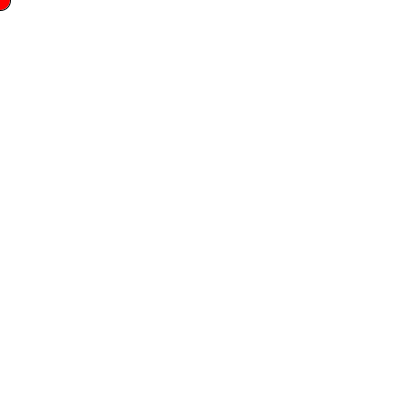
Frame 1 (no input)
Frame 60 (the mouse pressed at the canvas centre just before this capture): identical to frame 1, image omitted
Frame 120 (the mouse held since frame 60 and released just before this capture): identical to frame 1, image omitted

The Processing sketch that drew this single still picture (run headless with seeded random() and noise(); from frame 60 on, the mouse is pressed at the canvas centre):

// Processing sketch: living_line_2_java
// ── living_line_2_java.pde
//Exercises: Arrays
//Living Line 2

int xPos[]= new int[100];
int yPos[]= new int[100];

int p=0;

void setup() {
  size(400, 400);
  background(255);
}

void draw() {
  background(255);
  fill(255, 0, 0);
  
   for (int i=0; i<99; i++) { 
    line(xPos[i], yPos[i], xPos[i+1], yPos[i+1]); //draw line for all the points on the array
   }
   
  ellipse(xPos[p], yPos[p], 20, 20); //draw ellipse

  if (p<xPos.length-1) { //change variable that detirmines ellipse position
    p++;
  } else {
    p=0;
  }
}

void mouseMoved() {

  for (int i=0; i<99; i++) { //only change arrays if mouse moved
    line(xPos[i], yPos[i], xPos[i+1], yPos[i+1]); 
    xPos[i]=xPos[i+1]; //move each value along the array
    yPos[i]=yPos[i+1]; //move each value along the array
  }
  xPos[99]=mouseX; //add new value to the end of the array
  yPos[99]=mouseY; //add new value to the end of the array
}
